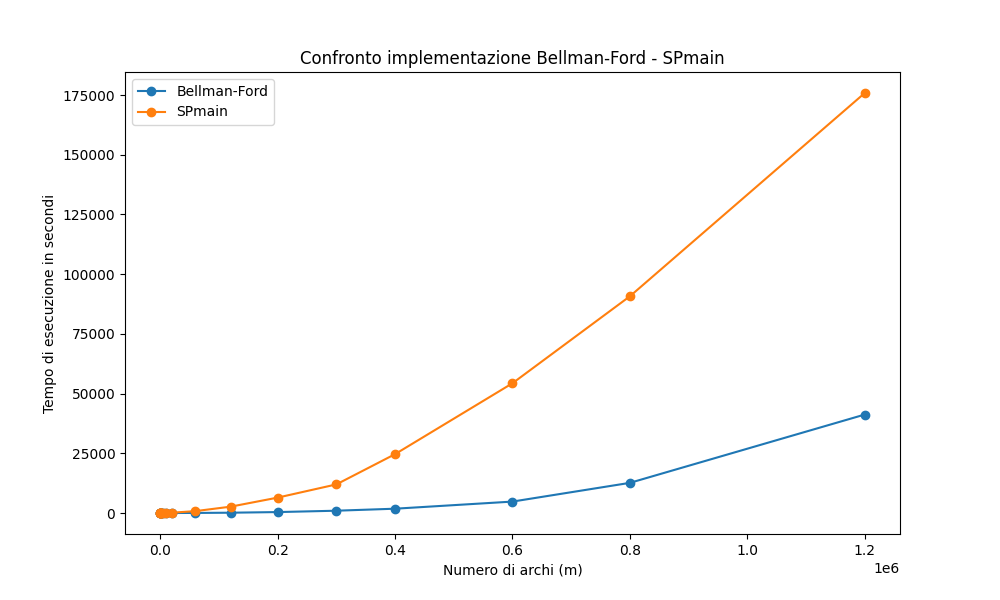

Write the Python code that produced this figure.
import matplotlib.pyplot as plt

# Definisci i tuoi punti qui. Per esempio, ho definito due serie di punti.
x1 = [20, 100, 200, 600, 1200, 2000, 5000, 10000, 20000, 60000, 120000, 200000, 300000, 400000, 600000, 800000, 1200000]
y1 = [0.004, 0.005, 0.004, 0.007, 0.013, 0.042, 0.173, 0.714, 2.62, 24.5, 121.4, 387.1, 958.9, 1800.0, 4781, 12624, 41220]

x2 = [20, 100, 200, 600, 1200, 2000, 5000, 10000, 20000, 60000, 120000, 200000, 300000, 400000, 600000, 800000, 1200000]
y2 = [0.016, 0.075, 0.203, 0.863, 2.343, 4.545, 16.498, 48.778, 130.16, 787.8, 2654.6, 6440.3, 11973.2, 24641.5, 54332, 90746, 175843]

# Crea il grafico
plt.figure(figsize=(10, 6))

# Disegna i punti uniti da segmenti
plt.plot(x1, y1, '-o', label='Bellman-Ford')
plt.plot(x2, y2, '-o', label='SPmain')

# Aggiungi titolo e etichette
plt.title('Confronto implementazione Bellman-Ford - SPmain')
plt.xlabel('Numero di archi (m)')
plt.ylabel('Tempo di esecuzione in secondi')

# Mostra la legenda
plt.legend()

plt.savefig('pltSparsePunti.png')

# Mostra il grafico
#plt.show()
